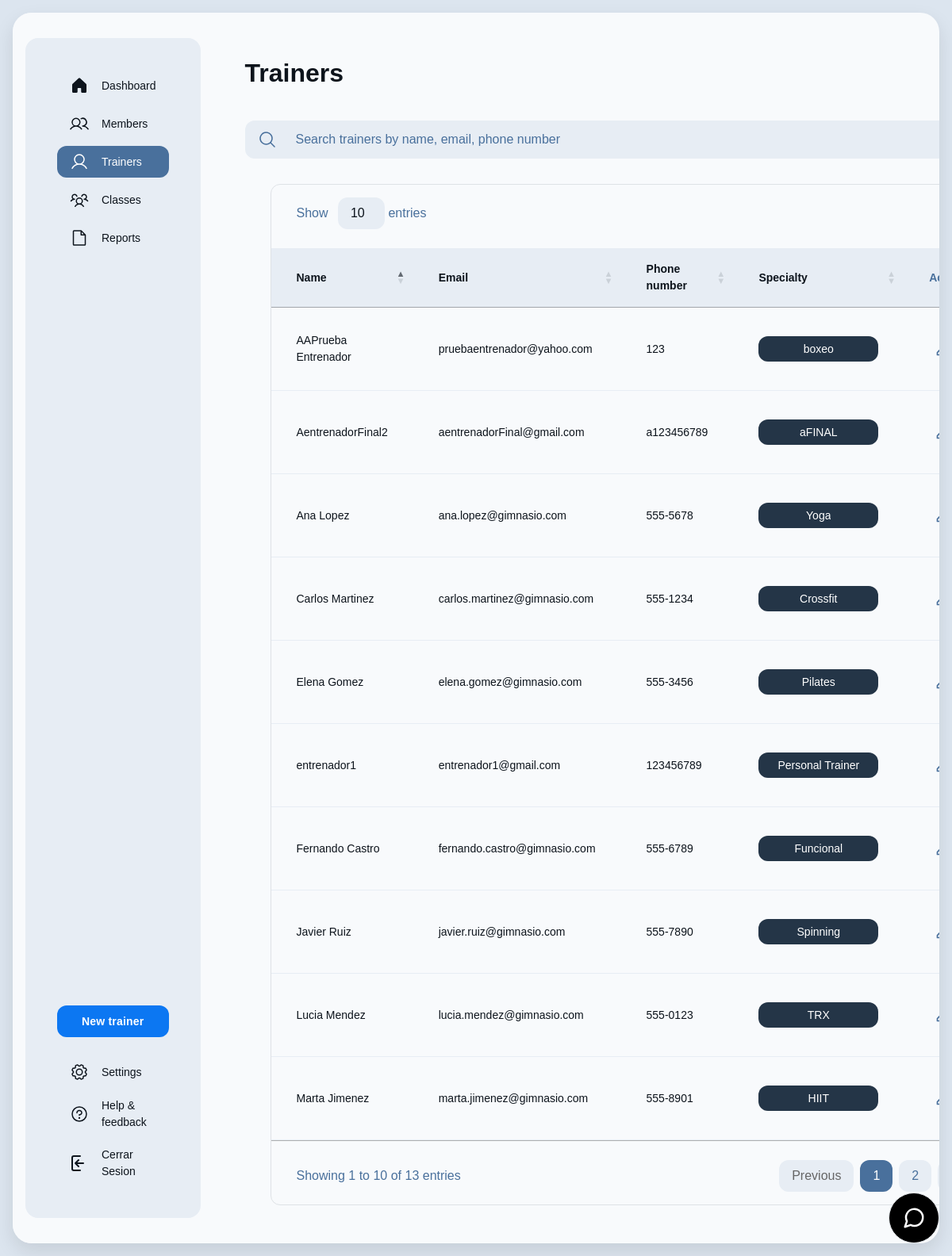
The app's page /index.php?controlador=entrenadores&action=home (signed in) with its own data.
### tables this page shows
CREATE TABLE `entrenadores` (
  `id` int(11) NOT NULL,
  `nombre` varchar(100) DEFAULT NULL,
  `especialidad` varchar(100) DEFAULT NULL,
  `telefono` varchar(15) DEFAULT NULL,
  `email` varchar(100) DEFAULT NULL
);

### model/conectar.php (called while the page is built)
<?php
class Conectar{
    public static function conexion(){
        try {
            $conexion=new mysqli("localhost","root","","gimnasio_db");
            $conexion->set_charset("utf8mb4");
        } catch (Exception $e) {
            die('Error:'.$e->getMessage());
        }
        return $conexion;
    }
}
?>

### model/entrenadores_model.php (called while the page is built, shortened)
<?php
require_once 'conectar.php';
class EntrenadoresModel {
    private $conexion;
    public function __construct() {
        $this->conexion = Conectar::conexion();
    }
    public function getEntrenadores() {
        try {
            $query = "SELECT * FROM entrenadores";
            $resultado = $this->conexion->query($query);
            return $resultado;
        } catch (Exception $e) {
            error_log("Error en getEntrenadores: " . $e->getMessage());
            return false;
        }
    }
}
?>

### controller/front_controller.php (called while the page is built, shortened)
<?php
$action = !empty($_GET['action']) ? $_GET['action'] : DEFAULT_ACTION;
$action();

### controller/entrenadores_controller.php (the view, shortened to what this page needs)
<?php
function home(){
    require_once("model/entrenadores_model.php");
    $entrenadores = new EntrenadoresModel();
    $resultado = $entrenadores->getEntrenadores();
    $html = '';
    while($row = $resultado->fetch_assoc()) {
        $html .= '<tr class="border-t border-t-[#344c65]">';
        $html .= '<td class="table-53b9ae36-f9b1-418a-aa1b-d77389b436cd-column-120 h-[72px] px-4 py-2 w-[400px] text-white text-sm font-normal leading-normal">' . $row['nombre'] . '</td>';
        $html .= '<td class="table-53b9ae36-f9b1-418a-aa1b-d77389b436cd-column-240 h-[72px] px-4 py-2 w-[400px] text-[#93adc8] text-sm font-normal leading-normal">' . $row['email'] . '</td>';
        $html .= '<td class="table-53b9ae36-f9b1-418a-aa1b-d77389b436cd-column-360 h-[72px] px-4 py-2 w-[400px] text-[#93adc8] text-sm font-normal leading-normal">' . $row['telefono'] . '</td>';
        $html .= '<td class="table-53b9ae36-f9b1-418a-aa1b-d77389b436cd-column-480 h-[72px] px-4 py-2 w-60 text-sm font-normal leading-normal">';
        $html .= '<button class="flex min-w-[84px] max-w-[480px] cursor-pointer items-center justify-center overflow-hidden rounded-xl h-8 px-4 bg-[#243547] text-white text-sm font-medium leading-normal w-full">';
        $html .= '<span class="truncate">' . $row['especialidad'] . '</span>';
        $html .= '</button>';
        $html .= '</td>';
        $html .= '<td class="table-53b9ae36-f9b1-418a-aa1b-d77389b436cd-column-600 h-[72px] px-4 py-2 w-60 text-[#93adc8] text-sm font-bold leading-normal tracking-[0.015em]">';
        $html .= '<div class="flex gap-2">';
        $html .= '<button class="edit-trainer-btn cursor-pointer" data-id="' . $row['id'] . '"><svg xmlns="http://www.w3.org/2000/svg" fill="none" viewBox="0 0 24 24" stroke="currentColor"><path stroke-linecap="round" stroke-linejoin="round" stroke-width="2" d="M15.232 5.232l3.536 3.536m-2.036-5.036a2.5 2.5 0 113.536 3.536L6.5 21.036H3v-3.572L16.732 3.732z" /></svg></button>';
        $html .= '<button onclick="confirmarBorrado(' . $row['id'] . ')" class="text-red-500 hover:text-red-700"><svg xmlns="http://www.w3.org/2000/svg" fill="none" viewBox="0 0 24 24" stroke="currentColor"><path stroke-linecap="round" stroke-linejoin="round" stroke-width="2" d="M19 7l-.867 12.142A2 2 0 0116.138 21H7.862a2 2 0 01-1.995-1.858L5 7m5 4v6m4-6v6m1-10V4a1 1 0 00-1-1h-4a1 1 0 00-1 1v3M4 7h16" /></svg></button>';
        $html .= '</div>';
        $html .= '</td>';
        $html .= '</tr>';
    }
    require_once("view/entrenadores_view.php");
}
?>

### assets/css/headercss.css (style rules this page uses)
html, body { margin: 0; padding: 0; box-sizing: border-box; }
* { font-family: 'Sora', sans-serif; }

### assets/css/landingPage.css (style rules this page uses)
body { font-family: 'sora', 'Noto Sans', sans-serif !important; color: #ffffff !important; }

### view/entrenadores_view.php (style rules this page uses)
body { background-color: #dce5ef; }
.edit-trainer-btn svg, .text-red-500 svg { width: 20px; height: 20px; stroke: currentColor; }
.edit-trainer-btn { color: #49709c; padding: 0.5rem; border-radius: 0.5rem; transition: all 0.2s; }
#trainersTable td { color: #0d141c !important; }
#trainersTable td, #trainersTable th { padding: 1rem 2rem !important; }
#trainersTable tbody tr { border-bottom: 2px solid #e7edf4 !important; }
#trainersTable tbody tr:last-child { border-bottom: none !important; }
#trainersTable td { border-bottom: 1px solid #e7edf4 !important; }
#trainersTable td:last-child { border-right: none !important; }

### records on screen
entrenadores: nombre "Carlos Martinez", email "carlos.martinez@gimnasio.com", telefono "555-1234", especialidad "Crossfit"
entrenadores: nombre "Ana Lopez", email "ana.lopez@gimnasio.com", telefono "555-5678", especialidad "Yoga"
entrenadores: nombre "Elena Gomez", email "elena.gomez@gimnasio.com", telefono "555-3456", especialidad "Pilates"
entrenadores: nombre "Javier Ruiz", email "javier.ruiz@gimnasio.com", telefono "555-7890", especialidad "Spinning"
entrenadores: nombre "Fernando Castro", email "fernando.castro@gimnasio.com", telefono "555-6789", especialidad "Funcional"
entrenadores: nombre "Lucia Mendez", email "lucia.mendez@gimnasio.com", telefono "555-0123", especialidad "TRX"
entrenadores: nombre "Marta Jimenez", email "marta.jimenez@gimnasio.com", telefono "555-8901", especialidad "HIIT"
entrenadores: nombre "entrenador1", email "entrenador1@gmail.com", telefono "123456789", especialidad "Personal Trainer"
entrenadores: nombre "AAPrueba Entrenador", email "pruebaentrenador@yahoo.com", telefono "123", especialidad "boxeo"
entrenadores: nombre "AentrenadorFinal2", email "aentrenadorFinal@gmail.com", telefono "a123456789", especialidad "aFINAL"
